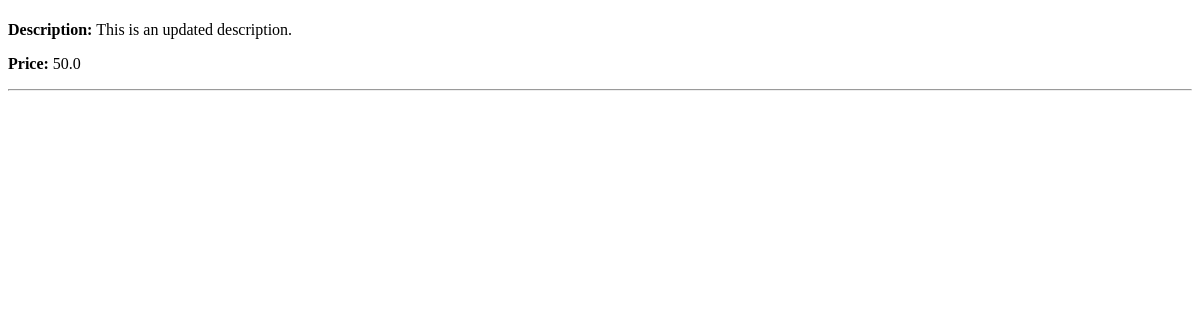
Before: /products/ with the older database file.
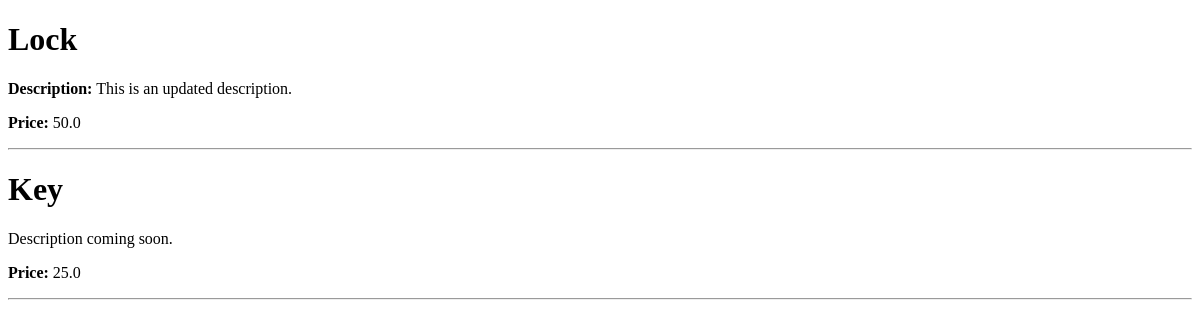
After: the same page with the newer database file.
### products/models.py (models this page shows)
class Product(models.Model):
    user = models.ForeignKey(User, null=True, on_delete=models.SET_NULL)
    title = models.CharField(max_length=220)
    desc = models.TextField(null=True, blank=True,
                            default="Details coming soon")
    price = models.FloatField()

### products/views.py (the view)
# urls.py: path('products/', products_list_view),
def products_list_view(request, *args, **kwargs):
    try:
        qs = Product.objects.all()  # all products
        context = {"products": qs}
    except Product.DoesNotExist:
        raise Http404
    return render(request, "products/all.html", context)

### templates/products/all.html (shortened to what this page needs)
{% extends "base.html" %}
{% block content %}
{% for product in products %}
    {% include "products/details_snippet.html" with product=product %}
    <hr>
{% endfor %}
{% endblock %}

### templates/products/details_snippet.html
<h1>{{product.title}}</h1>
{% if product.desc %}
    <p><b>Description:</b> {{product.desc}}</p>
{% else %}
    <p>Description coming soon.</p>
{% endif %}
<p><b>Price:</b> {{product.price}}</p>

Changed rows visible on the page:
changed Product "This is an updated description.": title (not shown) → "Lock"
added Product: title "Key", desc "Description coming soon.", price "25.0"
